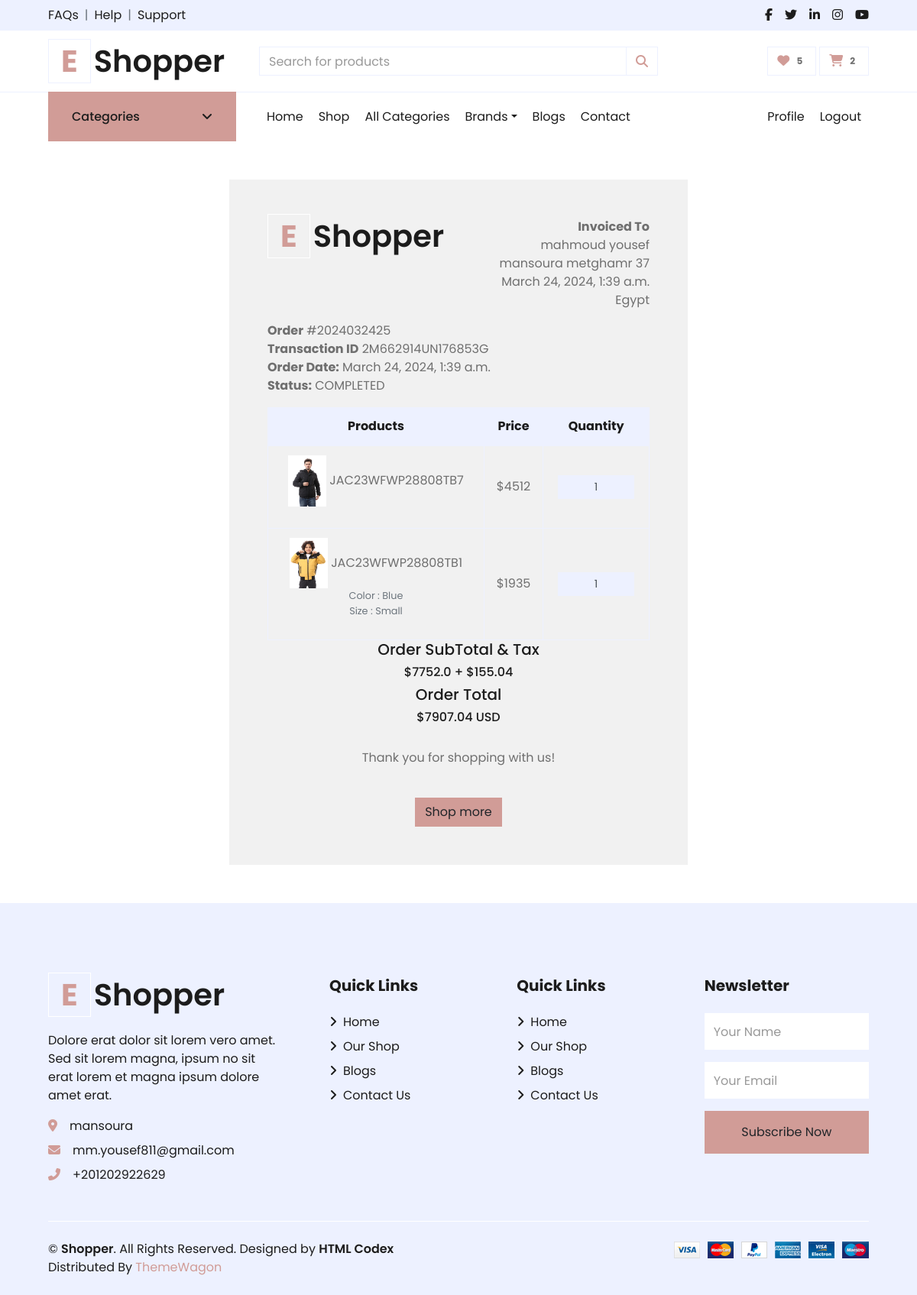
/accounts/order_detail/2024032425/ (signed in), run on an earlier commit of the app's database.
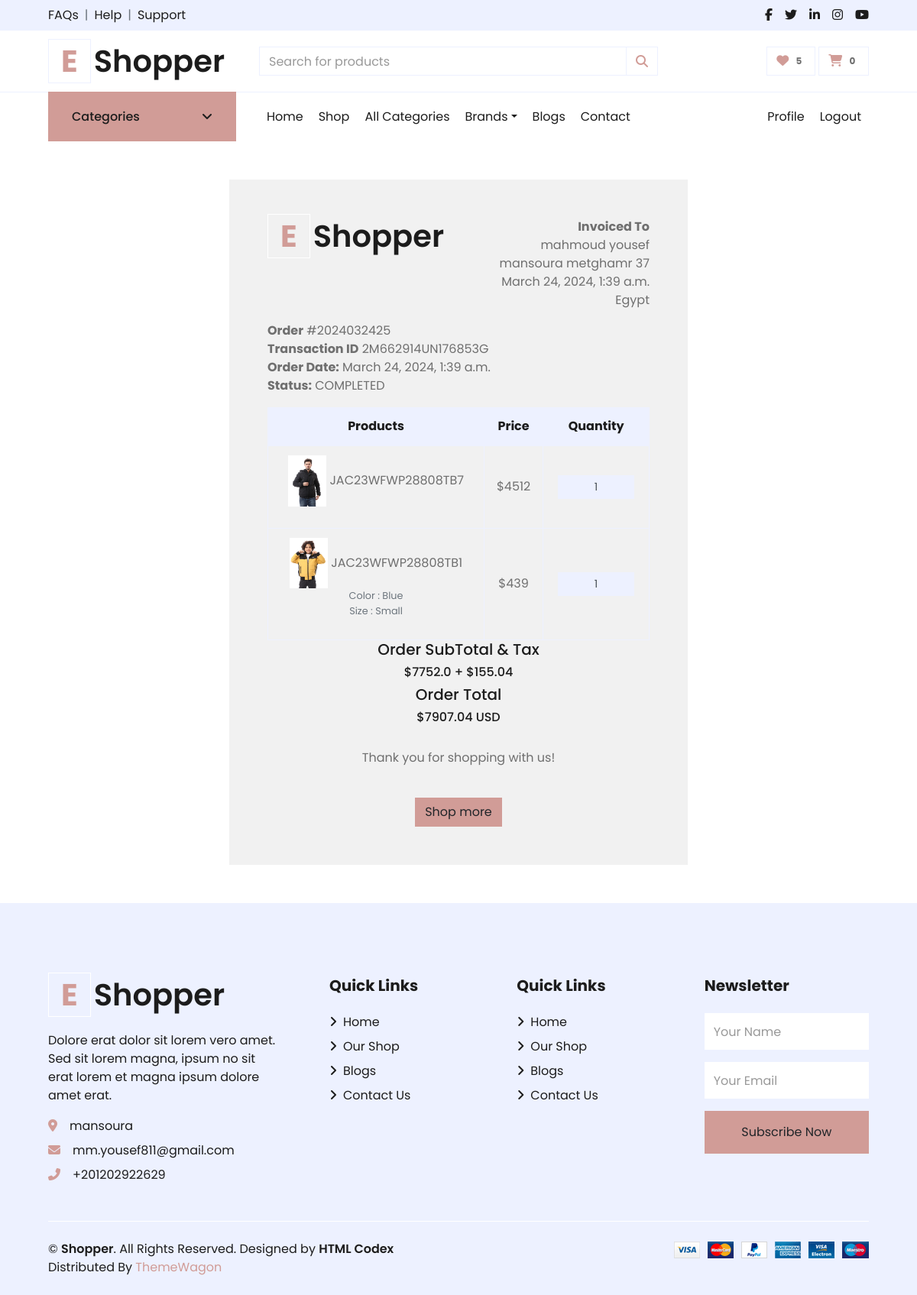
And on a later commit of the database.
### orders/models.py (models this page shows)
class OrderProduct(models.Model):
    payment = models.ForeignKey(Payment, on_delete=models.SET_NULL ,blank=True , null=True)
    user = models.ForeignKey(User, on_delete=models.CASCADE)
    order = models.ForeignKey(Order, on_delete=models.CASCADE)
    product = models.ForeignKey("products.Product", on_delete=models.CASCADE)
    variations = models.ManyToManyField("products.Variation",blank=True)
    quantity = models.IntegerField()
    product_price = models.FloatField()
    ordered = models.BooleanField(default=False)
    created_at = models.DateTimeField( auto_now_add=True)
    updated_at = models.DateTimeField(auto_now=True)
    def __str__(self):
        return self.product.name

### products/models.py (models this page shows, shortened)
class Product(models.Model):
    name = models.CharField(unique=True, max_length=50)
    image = models.ImageField(upload_to='product/')
    stock = models.IntegerField(default=1)
    price = models.IntegerField(default=0)
    discount = models.FloatField(default=0)
    description = models.TextField(max_length=10000)
    created_at = models.DateTimeField( default=timezone.now)
    slug = models.SlugField(null=True,blank=True , unique=True)
    views = models.PositiveIntegerField(default=0)
    is_available = models.BooleanField(default=True)
    tags = TaggableManager()
    subcategory = models.ForeignKey("Subcategory",related_name='product_subcategory',null=True,blank=True, on_delete=models.CASCADE)
    PRDBrand = models.ForeignKey('Brand' ,related_name='product_brand', on_delete=models.CASCADE , blank=True, null=True ,verbose_name=_("Brand "))
    like = models.ManyToManyField(User , blank=True,related_name='product_favourite')
    class Meta:
        ordering = ["name"]

### accounts/views.py (the view)
# urls.py: path('order_detail/<int:order_id>/' , views.order_detail , name="order_detail" ),
def order_detail(request,order_id):
    profile=Profile.objects.get(user=request.user)
    orders = Order.objects.get(order_number=order_id)
    order_detail = OrderProduct.objects.filter(order__order_number=order_id)
    subtotal = 0
    for i in order_detail:
        subtotal += i.product_price * i.quantity
    context = {
        'profile':profile,
        'orders':orders,
        'order_detail':order_detail,
        'subtotal':subtotal,
    }
    return render(request,'profile/order_detail.html',context)

### accounts/favourite_context.py (called while the page is built)
def counter(request):
    product_count = 0
    if request.user.is_authenticated:
        if 'admin' in request.path:
            return{}
        else :
            try :
                user_favourites = Product.objects.filter(like=request.user)
                product_count = user_favourites.count()
            except Product.DoesNotExist:
                product_count=0
    return dict(product_count=product_count)

### accounts/models.py (called while the page is built)
    def full_name(self):
        return f'{self.user.first_name} {self.user.last_name}'

### carts/cart_context.py (called while the page is built)
def cart_count(request):
    cart_counter = 0
    if 'admin' in request.path:
        return{}
    else:
        try:
            cart = Cart.objects.filter(cart_id=_cart_id(request))
            if request.user.is_authenticated:
                cart_items = CartItem.objects.all().filter(user=request.user)
            else:
                cart_items = CartItem.objects.all().filter(cart=cart[:1])
            for cart_item in cart_items:
                cart_counter += cart_item.quantity
        except Cart.DoesNotExist :
            cart_counter = 0
    return dict(cart_counter=cart_counter)

### orders/models.py (called while the page is built)
    def full_address(self):
        return f'{self.address_line_1} {self.address_line_2}'

### accounts/templates/profile/order_detail.html (shortened to what the changed rows need)
{% extends 'base.html' %}
{% load static %}
{% block body %}
<div class="container"
    style="margin: 0 auto;width: 50%;padding: 50px;background: #f1f1f1;margin-top: 50px;margin-bottom: 50px;">
    <div class="row invoice row-printable">
        <div class="col-md-12">
            <div class="panel panel-default plain" id="dash_0">
                <div class="panel-body p30">
                    <div class="row">
                        <div class="col-lg-6">
                            <a href="/" class="text-decoration-none">
                                <h1 class="mb-4 display-5 font-weight-semi-bold"><span
                                        class="text-primary font-weight-bold border border-white px-3 mr-1">E</span>{{about_site.site_name}}
                                </h1>
                            </a>
                        </div>
                        <div class="col-lg-12">
                            <div class="invoice-items">
                                <div class="table-responsive" style="overflow: hidden; outline: none;" tabindex="0">
                                    <table class="table table-bordered text-center mb-0">
                                        <thead class="bg-secondary text-dark">
                                            <tr>
                                                <th>Products</th>
                                                <th>Price</th>
                                                <th>Quantity</th>
                                            </tr>
                                        </thead>
                                        <tbody class="align-middle">
                                            {% for cart_item in order_detail %}
                                            <tr>
                                                <td class="align-middle"><img src="{{cart_item.product.image.url}}"
                                                        alt="" style="width: 50px;">
                                                    {{cart_item}}<p class="text-muted small">
                                                        {% if cart_item.variations.all %}
                                                        {% for item in cart_item.variations.all  %}
                                                        {{item.variation_category|capfirst}} :
                                                        {{item.variation_value|capfirst}}<br>
                                                        {% endfor %}
                                                        {% endif %}
                                                    </p>
                                                </td>
                                                <td class="align-middle">${{cart_item.product.price}}</td>
                                                <td class="align-middle">
                                                    <div class="input-group quantity mx-auto" style="width: 100px;">
                                                        <input type="text"
                                                            class="form-control form-control-sm bg-secondary text-center"
                                                            value="{{cart_item.quantity}}">
                                                    </div>
                                                </td>
                                            </tr>
                                            {% endfor %}
                                        </tbody>
                                    </table>
                                </div>
                            </div>
                            <br>
                        </div>
                    </div>
                </div>
            </div>
        </div>
    </div>
</div>
{% endblock %}

### templates/base.html (shortened to what the changed rows need)
{% load static %}
<!DOCTYPE HTML>
<html lang="en">
<head>
    <link href="https://cdnjs.cloudflare.com/ajax/libs/font-awesome/5.10.0/css/all.min.css" rel="stylesheet">
    <link href="{% static 'lib/owlcarousel/assets/owl.carousel.min.css'%}" rel="stylesheet">
    <link href="{% static 'css/all.min.css'%}" rel="stylesheet">
    <link href="{% static 'css/style.css'%}" rel="stylesheet">
    <link href="{% static 'css/custom.css'%}" rel="stylesheet">
</head>
<body>
    <div class="container-fluid">
        <div class="row align-items-center py-3 px-xl-5">
            <div class="col-lg-3 d-none d-lg-block">
                <a href="/" class="text-decoration-none">
                    <h1 class="m-0 display-5 font-weight-semi-bold"><span
                            class="text-primary font-weight-bold border px-3 mr-1">E</span>{{about_site.site_name}}</h1>
                </a>
            </div>
            <div class="col-lg-3 col-6 text-right">
                <a href="{% url 'cart'%}" class="btn border">
                    <i class="fas fa-shopping-cart text-primary"></i>
                    <span class="badge">{{cart_counter}}</span>
                </a>
            </div>
        </div>
    </div>
    {% block body %}
    {% endblock body %}
    <div class="container-fluid bg-secondary text-dark mt-5 pt-5">
        <div class="row px-xl-5 pt-5">
            <div class="col-lg-4 col-md-12 mb-5 pr-3 pr-xl-5">
                <a href="/" class="text-decoration-none">
                    <h1 class="mb-4 display-5 font-weight-semi-bold"><span
                            class="text-primary font-weight-bold border border-white px-3 mr-1">E</span>{{about_site.site_name}}
                    </h1>
                </a>
            </div>
        </div>
    </div>
</body>
</html>

What changed in the data, as far as the page shows it:
changed through a linked row, OrderProduct "JAC23WFWP28808TB1": product.price "1935" → "439"
Also different on the page:
{{ cart_counter }}: "2" → "0"
